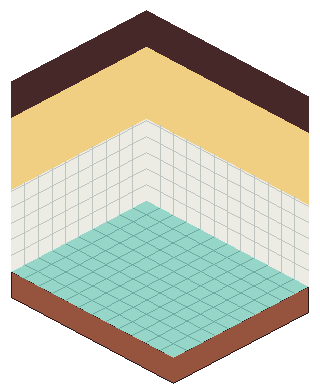

This chart was generated by the following Python code:
# O BANHEIRO DO SALÃO EM PIXEL ART (09/11/2026, pedido dele: "pode criar o banheiro de fato para o salão? Use o banheiro 3D
# atual como referência, para não destoar"). O GUIA da casca: o cômodo desenhado só em geometria, em cores chapadas (a moldura
# de madeira escura, os azulejos brancos, a pintura amarela, o piso verde-água, a laje), que vai ao PixelLab de referência de
# FORMA (banheiro.mjs casca). A casa do salão (27 × 14,25 px), 6 casas na parede da direita (a do espelho e da prateleira, os
# 4,2 m do 3D) por 5 na da esquerda (a da porta, os 3,3 m), e, como o salão de pixel art, sem as muretas da frente do 3D.
# O PixelLab NÃO segue as medidas: encolhe o cômodo dentro do quadro (casca-1, ~0,75) e o deixa quase quadrado; por isso a
# geometria que vale é a MEDIDA na casca escolhida (os cantos do chão, em montar.py), e não a daqui.
#   u: casas ao longo da parede da DIREITA; v: ao longo da da ESQUERDA.
#   py -3 e2e/pixel-art/salao/banheiro/guia.py   → guia.png (e guia-grande.png, ampliado 1,35×, para o quadro de 432 × 528)
import os
import numpy as np
from PIL import Image, ImageDraw

AQUI = os.path.dirname(os.path.abspath(__file__))
W, H = 320, 392
FX, FY = 146, 200          # o canto do fundo, no chão
CX, CY = 27.0, 14.25       # uma casa
NU, NV = 6, 5              # casas na parede da direita e na da esquerda
MOLDURA = 190              # do chão ao alto da moldura, no canto do fundo (mais baixa que a do salão: cômodo pequeno)
AZULEJO = 82               # até onde vão os azulejos brancos (o resto é a pintura amarela, como no 3D)
BORDA = 26                 # a borda do chão (a laje), na frente


def ponto(u, v, h=0.0):
    """casas (u, v) e altura em px → pixel da imagem"""
    return (FX + CX * (u - v), FY + CY * (u + v) - h)



if __name__ == '__main__':
    # O GUIA: só a forma, em cores chapadas (a moldura de madeira escura, os azulejos brancos, a pintura amarela, o piso
    # verde-água, a laje de tijolo), para o PixelLab desenhar o cômodo com estas proporções.
    im = Image.new('RGBA', (W, H), (0, 0, 0, 0))
    g = ImageDraw.Draw(im)
    P = lambda *a: tuple(round(c) for c in ponto(*a))
    # a laje (a borda do chão), por baixo de tudo
    g.polygon([P(0, NV), P(NU, NV), P(NU, 0), (P(NU, 0)[0], P(NU, 0)[1] + BORDA), (P(NU, NV)[0], P(NU, NV)[1] + BORDA), (P(0, NV)[0], P(0, NV)[1] + BORDA)], fill=(150, 84, 62, 255), outline=(40, 22, 26, 255))
    # o piso, em ladrilhos de meia casa
    g.polygon([P(0, 0), P(NU, 0), P(NU, NV), P(0, NV)], fill=(150, 214, 200, 255))
    for k in range(1, NU * 2):
        g.line([P(k / 2, 0), P(k / 2, NV)], fill=(110, 170, 160, 255))
    for k in range(1, NV * 2):
        g.line([P(0, k / 2), P(NU, k / 2)], fill=(110, 170, 160, 255))
    # as paredes: a da esquerda (v de 0 a NV, u = 0) e a da direita (u de 0 a NU, v = 0)
    for (a0, a1, esq) in ((0, NV, True), (0, NU, False)):
        q = (lambda a, h: P(0, a, h)) if esq else (lambda a, h: P(a, 0, h))
        g.polygon([q(a0, 0), q(a1, 0), q(a1, AZULEJO), q(a0, AZULEJO)], fill=(236, 236, 228, 255))
        g.polygon([q(a0, AZULEJO), q(a1, AZULEJO), q(a1, MOLDURA - 36), q(a0, MOLDURA - 36)], fill=(240, 206, 130, 255))
        g.polygon([q(a0, MOLDURA - 36), q(a1, MOLDURA - 36), q(a1, MOLDURA), q(a0, MOLDURA)], fill=(70, 40, 40, 255))
        for k in range(1, int(a1 * 2)):
            g.line([q(k / 2, 0), q(k / 2, AZULEJO)], fill=(190, 196, 192, 255))
        for h in range(16, AZULEJO, 16):
            g.line([q(a0, h), q(a1, h)], fill=(190, 196, 192, 255))
    im.save(os.path.join(AQUI, 'guia.png'))
    im.resize((432, 529), Image.NEAREST).crop((0, 0, 432, 528)).save(os.path.join(AQUI, 'guia-grande.png'))
